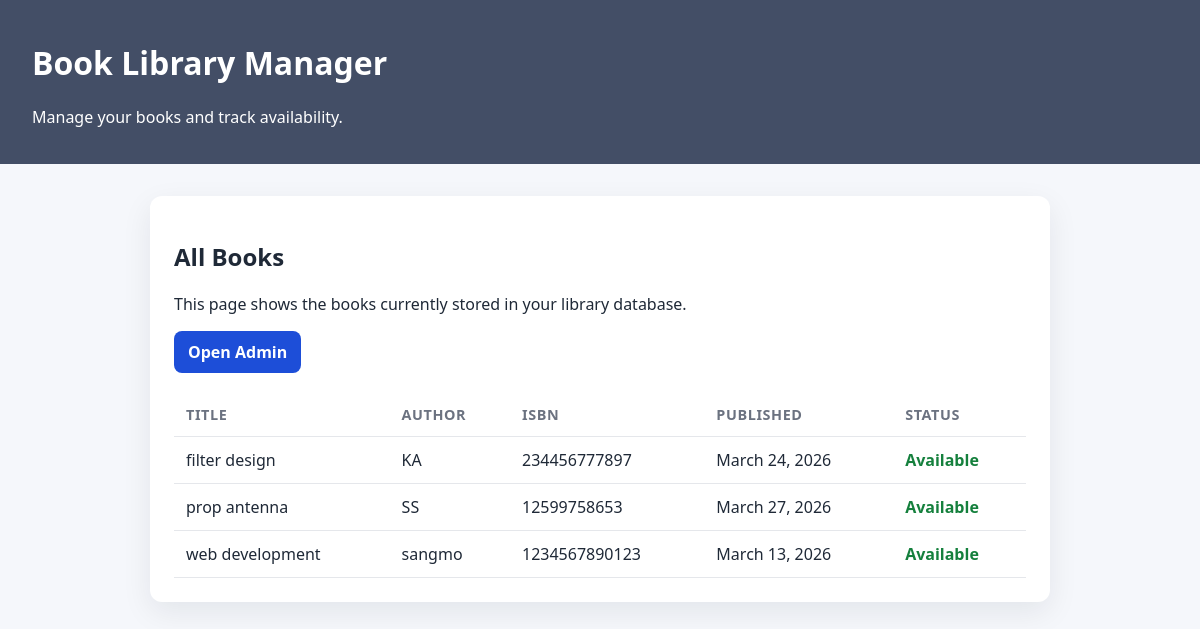
Before: / with the older database file.
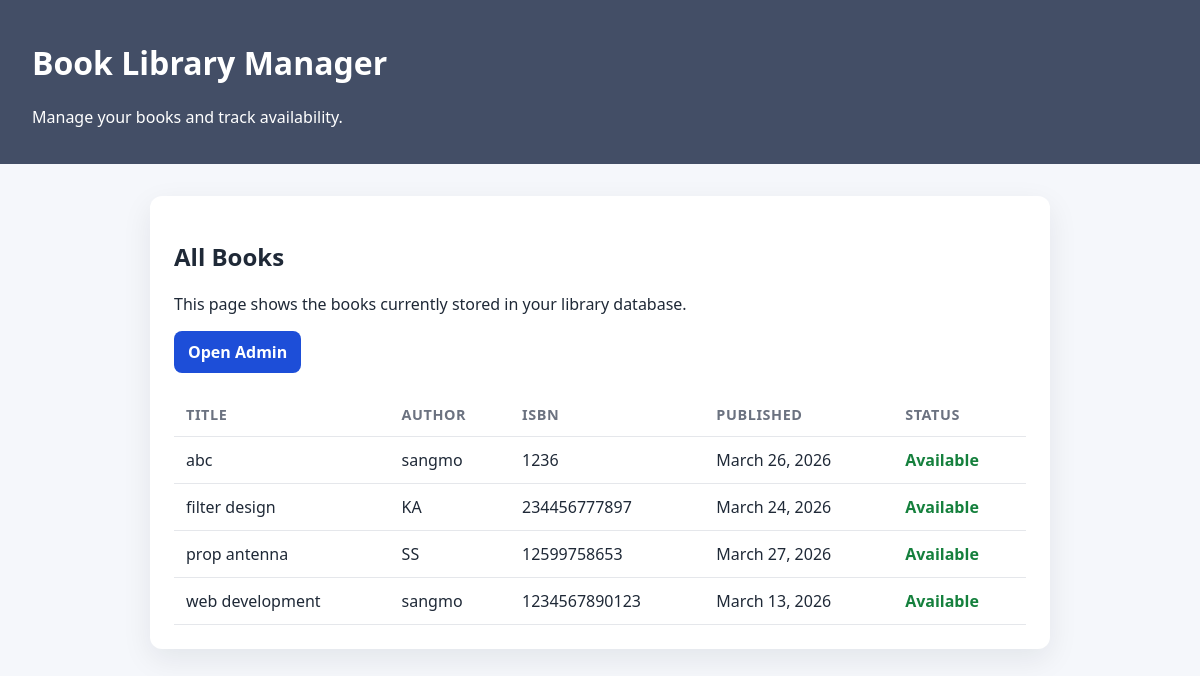
After: the same page with the newer database file.
### books/models.py (models this page shows, shortened)
class Book(models.Model):
    title = models.CharField(max_length=200)
    author = models.CharField(max_length=100)
    isbn = models.CharField(max_length=20)
    published_date = models.DateField(null=True, blank = True)
    available = models.BooleanField(default=True)
    created_at = models.DateTimeField(auto_now_add=True)

### books/views.py (the view)
# urls.py: path("", views.book_list, name="book_list"),
def book_list(request):
	books = Book.objects.order_by("title")
	return render(request, "books/book_list.html", {"books": books})

### books/templates/books/book_list.html
{% extends "base.html" %} {% block title %}Books | Library Manager{% endblock %}
{% block content %}
<section class="card">
  <h2>All Books</h2>
  <p>This page shows the books currently stored in your library database.</p>
  <div class="actions">
    <a class="button" href="/admin/">Open Admin</a>
  </div>
  {% if books %}
  <table>
    <thead>
      <tr>
        <th>Title</th>
        <th>Author</th>
        <th>ISBN</th>
        <th>Published</th>
        <th>Status</th>
      </tr>
    </thead>
    <tbody>
      {% for book in books %}
      <tr>
        <td>{{ book.title }}</td>
        <td>{{ book.author }}</td>
        <td>{{ book.isbn }}</td>
        <td>{{ book.published_date|default:"-" }}</td>
        <td>
          {% if book.available %}
          <span class="status available">Available</span>
          {% else %}
          <span class="status unavailable">Checked Out</span>
          {% endif %}
        </td>
      </tr>
      {% endfor %}
    </tbody>
  </table>
  {% else %}
  <div class="empty-state">
    No books have been added yet. Use the admin panel to add your first book.
  </div>
  {% endif %}
</section>
{% endblock %}

Changed rows visible on the page:
added Book: title "abc", author "sangmo", isbn "1236", published_date "March 26, 2026", available "Available"
